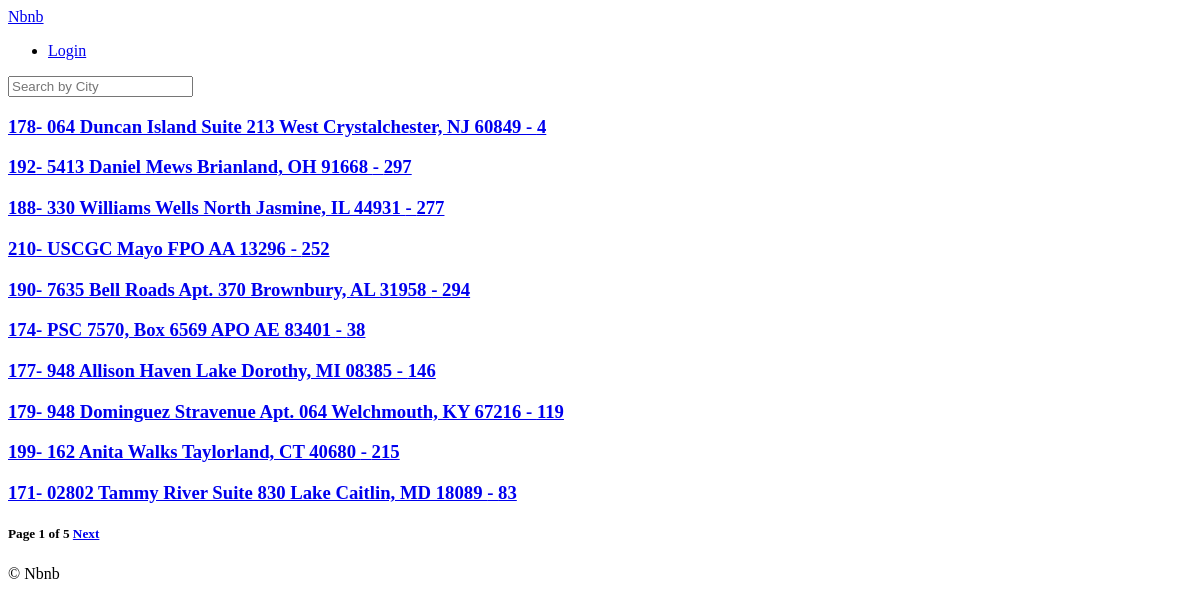
Before: / with the older database file.
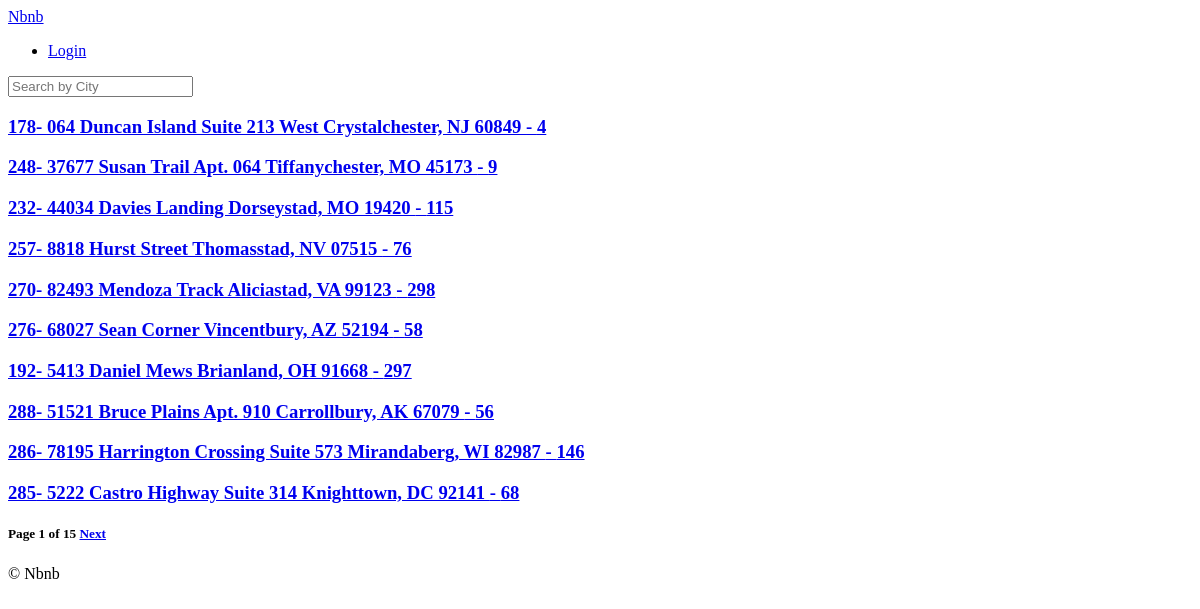
After: the same page with the newer database file.
### rooms/models.py (models this page shows, shortened)
class Room(core_model.TimeStampedModel):
    name = models.CharField(max_length=140)
    description = models.TextField()
    country = CountryField()
    city = models.CharField(max_length=80)
    price = models.IntegerField()
    address = models.CharField(max_length=140)
    beds = models.IntegerField()
    bedrooms = models.IntegerField()
    baths = models.IntegerField()
    guests = models.IntegerField()
    check_in = models.TimeField()
    check_out = models.TimeField()
    instant_book = models.BooleanField(default=False)
    room_type = models.ForeignKey(
        RoomType, blank=True, related_name="rooms", on_delete=models.SET_NULL, null=True
    )
    amenities = models.ManyToManyField(Amenity, related_name="rooms", blank=True)
    facilities = models.ManyToManyField(Facility, related_name="rooms", blank=True)
    house_rules = models.ManyToManyField(HouseRule, related_name="rooms", blank=True)
    host = models.ForeignKey(
        users_model.User, related_name="rooms", on_delete=models.CASCADE
    )

### rooms/views.py (the view)
# urls.py: path("", room_views.HomeView.as_view(), name="home"),
class HomeView(ListView):
    model = models.Room
    paginate_by = 10
    paginate_orphans = 5
    ordering = "created"
    page_kwarg = "page"
    context_object_name = "rooms"
    """ def get_context_data(self, **kwargs):
        context = super().get_context_data(**kwargs)
        now = timezone.now()

        # sending additional key value pairs to the view i.e. room_list.html
        context["now"] = now
        return context """

### templates/rooms/room_list.html (shortened to what this page needs)
{% extends 'base.html' %} {% block page_name %} Home {% endblock page_name %}
{% block content%}
    {% for room in rooms %}
        <h3>
            <a href="{% url 'rooms:detail' room.pk%}">
                {{room.pk}}- {{room.name}} - {{room.price}}
            </a>
        </h3>
    {% endfor %}
    <h5>
    Page {{page_obj.number}} of {{page_obj.paginator.num_pages}}
    {% if page_obj.has_next %}
        <a href="?page={{page_obj.next_page_number}}">Next</a>
    {% endif %}
    </h5>
{% endblock content%}

Changed rows visible on the page:
no longer on this page (row unchanged): Room: pk "188", name "330 Williams Wells North Jasmine, IL 44931", price "277"
no longer on this page (row unchanged): Room: pk "210", name "USCGC Mayo FPO AA 13296", price "252"
no longer on this page (row unchanged): Room: pk "190", name "7635 Bell Roads Apt. 370 Brownbury, AL 31958", price "294"
no longer on this page (row unchanged): Room: pk "174", name "PSC 7570, Box 6569 APO AE 83401", price "38"
no longer on this page (row unchanged): Room: pk "177", name "948 Allison Haven Lake Dorothy, MI 08385", price "146"
no longer on this page (row unchanged): Room: pk "179", name "948 Dominguez Stravenue Apt. 064 Welchmouth, KY 67216", price "119"
no longer on this page (row unchanged): Room: pk "199", name "162 Anita Walks Taylorland, CT 40680", price "215"
no longer on this page (row unchanged): Room: pk "171", name "02802 Tammy River Suite 830 Lake Caitlin, MD 18089", price "83"
added Room: pk "248", name "37677 Susan Trail Apt. 064 Tiffanychester, MO 45173", price "9"
added Room: pk "232", name "44034 Davies Landing Dorseystad, MO 19420", price "115"
added Room: pk "257", name "8818 Hurst Street Thomasstad, NV 07515", price "76"
added Room: pk "270", name "82493 Mendoza Track Aliciastad, VA 99123", price "298"
added Room: pk "276", name "68027 Sean Corner Vincentbury, AZ 52194", price "58"
added Room: pk "288", name "51521 Bruce Plains Apt. 910 Carrollbury, AK 67079", price "56"
added Room: pk "286", name "78195 Harrington Crossing Suite 573 Mirandaberg, WI 82987", price "146"
added Room: pk "285", name "5222 Castro Highway Suite 314 Knighttown, DC 92141", price "68"
Other visible differences:
{{ page_obj.paginator.num_pages }}: "5" → "15"
